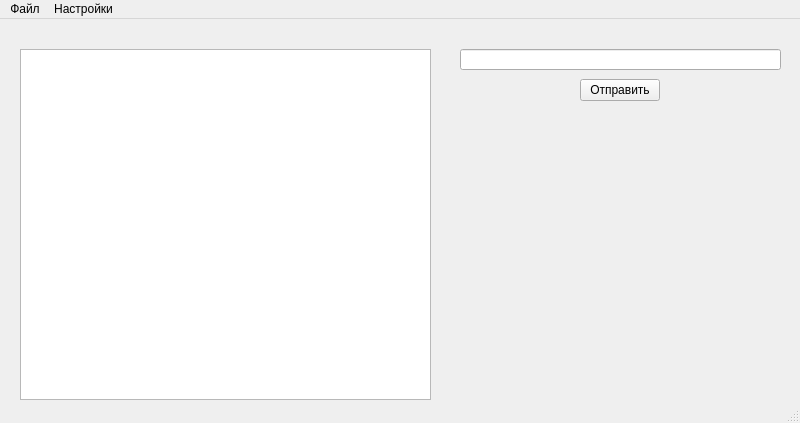
<?xml version="1.0" encoding="UTF-8"?>
<ui version="4.0">
 <class>MainWindow</class>
 <widget class="QMainWindow" name="MainWindow">
  <property name="geometry">
   <rect>
    <x>0</x>
    <y>0</y>
    <width>800</width>
    <height>423</height>
   </rect>
  </property>
  <property name="windowTitle">
   <string>MainWindow</string>
  </property>
  <widget class="QWidget" name="centralwidget">
   <widget class="QTextBrowser" name="textBrowser">
    <property name="geometry">
     <rect>
      <x>20</x>
      <y>30</y>
      <width>411</width>
      <height>351</height>
     </rect>
    </property>
   </widget>
   <widget class="QLineEdit" name="lineEdit">
    <property name="geometry">
     <rect>
      <x>460</x>
      <y>30</y>
      <width>321</width>
      <height>21</height>
     </rect>
    </property>
   </widget>
   <widget class="QPushButton" name="pushButton">
    <property name="geometry">
     <rect>
      <x>580</x>
      <y>60</y>
      <width>80</width>
      <height>22</height>
     </rect>
    </property>
    <property name="text">
     <string>Отправить</string>
    </property>
   </widget>
  </widget>
  <widget class="QMenuBar" name="menubar">
   <property name="geometry">
    <rect>
     <x>0</x>
     <y>0</y>
     <width>800</width>
     <height>21</height>
    </rect>
   </property>
   <widget class="QMenu" name="menu">
    <property name="title">
     <string>Файл</string>
    </property>
    <addaction name="action"/>
    <addaction name="action_2"/>
    <addaction name="separator"/>
    <addaction name="action_4"/>
   </widget>
   <widget class="QMenu" name="menu_2">
    <property name="title">
     <string>Настройки</string>
    </property>
   </widget>
   <addaction name="menu"/>
   <addaction name="menu_2"/>
  </widget>
  <widget class="QStatusBar" name="statusbar"/>
  <action name="action">
   <property name="text">
    <string>Открыть</string>
   </property>
  </action>
  <action name="action_2">
   <property name="text">
    <string>Сохранить</string>
   </property>
  </action>
  <action name="action_4">
   <property name="text">
    <string>Выход</string>
   </property>
  </action>
 </widget>
 <resources/>
 <connections/>
</ui>
